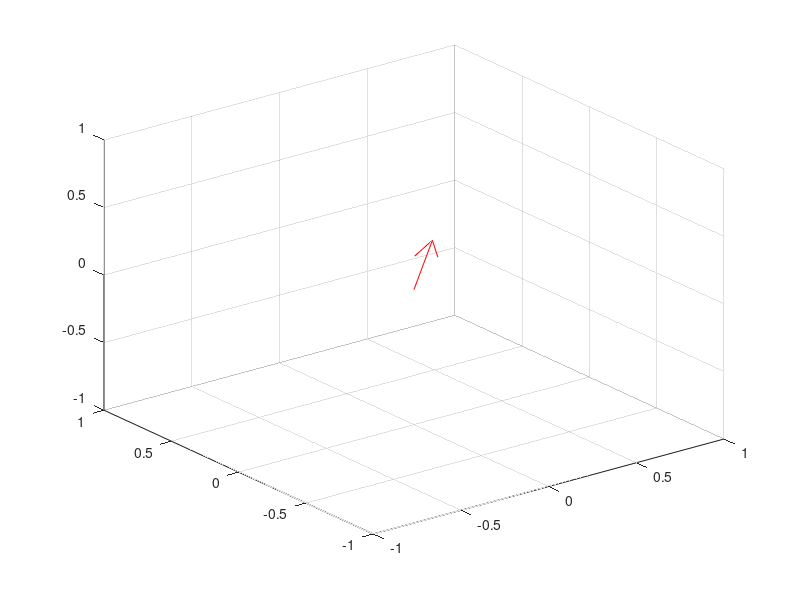

Recreate this plot in MATLAB. (Note: this script raises an error after producing the figure.)
x = 0.5;
y = 0.5;
z = 0.0;
origin = [0,0,0]
initial_point = [x,y,z]

quiver3(0,0,0,x,y,z,'r')
hold on
axis([-1 1 -1 1])

quat = quaternion([0,0,pi/4],'euler','XYZ','point');           
rotatedPoint = quatrotate(compact(quat),initial_point)




qparts = compact(quat);
inverted  = quatinv(qparts);
%inverted_quat = quaternion(inverted(1),inverted(2),inverted(3),inverted(4));
inverse_rotated_point = quatrotate(inverted, rotatedPoint)





% quat_as_tform = quat2tform(inverted_quat);
% quat_as_tform = affine3d(quat_as_tform);
% [invx,invy,invz] =  transformPointsForward(quat_as_tform,x,y,z);
% inv_point = [invx,invy,invz]

quiver3(0,0,0, rotatedPoint(1),rotatedPoint(2),rotatedPoint(3), 'b')
quiver3(0,0,0, inverse_rotated_point(1),inverse_rotated_point(2),inverse_rotated_point(3), 'g')


